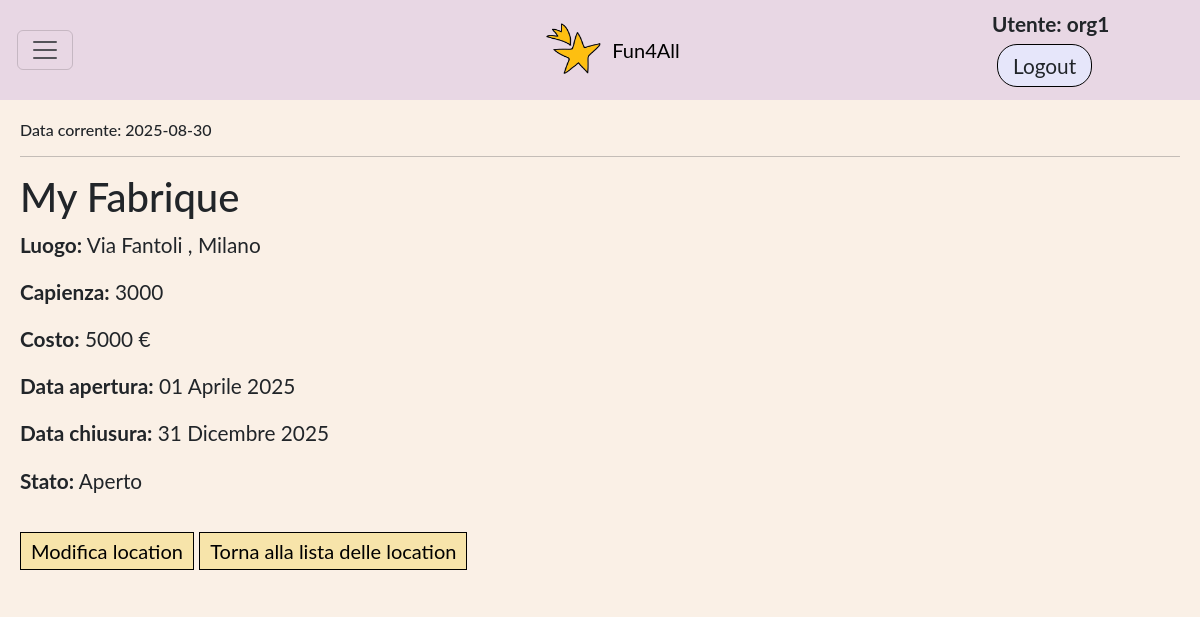
/locations/3 (signed in), run on an earlier commit of the app's database.
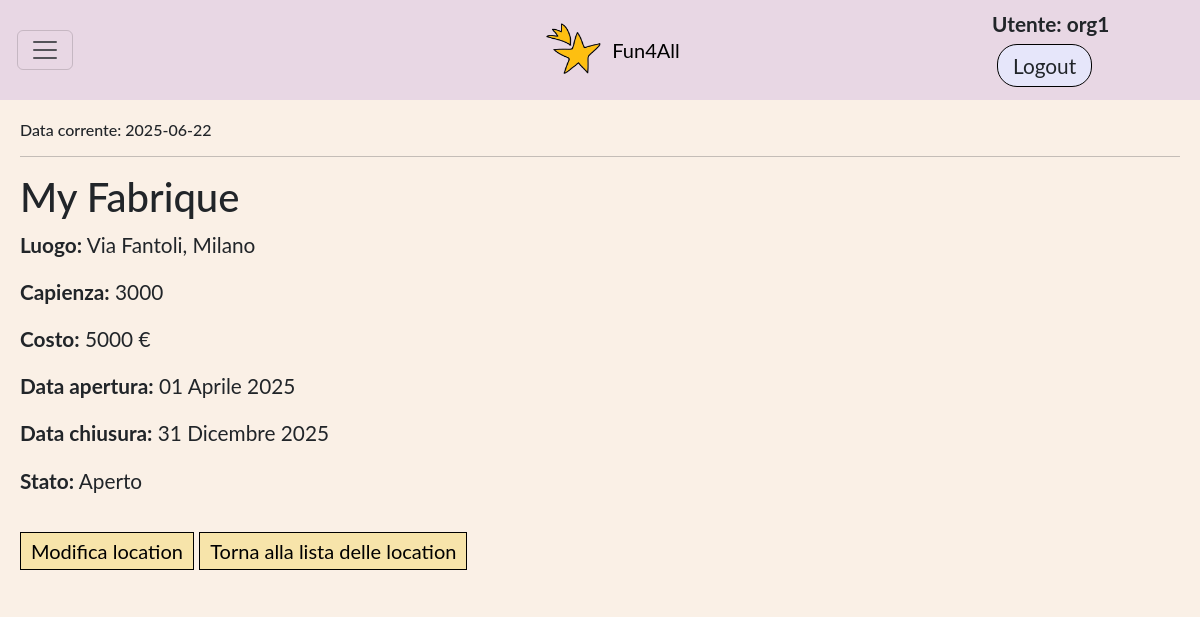
And on a later commit of the database.
### app_fun4all/models.py (models this page shows, shortened)
class DataFittizia(models.Model):
    data_fittizia = models.DateField(validators=[valida_data_2025])
    admin = models.ForeignKey(User, on_delete=models.SET_NULL, null=True, blank=True)
    def __str__(self):
        return f"Data corrente: {self.data_fittizia}"
    class Meta:
        verbose_name_plural = 'Data Fittizia'
        permissions = (('can_manage_data_fittizia', 'Can manage Data Fittizia'),)

class Location(models.Model):
    nome = models.CharField(max_length=50)
    proprietario = models.ForeignKey(User, on_delete=models.SET_NULL, null=True, blank=True, related_name='locations' )
    luogo = models.CharField(max_length=100)
    capienza = models.PositiveIntegerField(validators=[MinValueValidator(1)])
    costo = models.PositiveIntegerField()
    data_apertura = models.DateField(validators=[valida_data_2025])
    data_chiusura = models.DateField(validators=[valida_data_2025])
    data_corrente = models.ForeignKey(DataFittizia, on_delete=models.PROTECT, null=True, blank=True, related_name='locations')
    Stato =[
        ('A', 'Attivo'),
        ('I', 'Inattivo'),
    ]
    stato = models.CharField(max_length=1, choices=Stato, default='A') #choices genera get_stato_display() che restituisce la descrizione dello stato
    class Meta:
        verbose_name_plural = 'Locations'
        permissions = (('can_manage_location', 'Can manage location'),)

### app_fun4all/views.py (the view)
# urls.py: path('locations/<int:pk>', views.LocationDetailView.as_view(), name='location-detail'),
class LocationDetailView(LoginRequiredMixin,PermissionRequiredMixin, generic.DetailView): #CBV per i dettagli di una location
    login_url = '/accounts/login/'
    model = Location
    permission_required = 'app_fun4all.can_manage_location'
    raise_exception = True

### app_fun4all/views.py (called while the page is built)
def data_corrente(request): #FBV che restituisce la data fittizia
    return { 'data_corrente': DataFittizia.objects.first() }

### app_fun4all/templates/app_fun4all/location_detail.html
{%extends 'base_generic.html'%}
{% block content %}
  <h1>{{ location.nome }}</h1>
  <p><strong>Luogo:</strong> {{ location.luogo }}</p>
  <p><strong>Capienza:</strong> {{ location.capienza }}</p>
  <p><strong>Costo:</strong> {{ location.costo }} € </p>
  {% if location.stato == 'A' %}
    <p><strong>Data apertura:</strong> {{ location.data_apertura }}</p>
    <p><strong>Data chiusura:</strong> {{ location.data_chiusura }}</p>
    <p><strong>Stato:</strong> Aperto</p>
  {% else %}
    <p><strong>Stato:</strong> Chiuso</p>
  {% endif %}
  {% if perms.app_fun4all.can_manage_location %}
    <a class = "btn-link" href="{% url 'modify-location' location.pk %}">Modifica location</a>
    <a class = "btn-link" href="{% url 'locations' %}">Torna alla lista delle location</a>
  {% endif %}
{% endblock %}

### app_fun4all/templates/base_generic.html (shortened to what this page needs)
<!DOCTYPE html>
<html lang="en">
<head>
    {% load static %}
    <link rel="stylesheet" href="https://cdn.jsdelivr.net/npm/bootstrap@5.3.0/dist/css/bootstrap.min.css">
    <link rel="stylesheet" href="{% static 'css/style.css' %}">
    <link rel="stylesheet" href="{% static 'css/home_layout.css' %}">
</head>
<body>
    <div class="box">
        {% block sidebar %}
            <nav class="navbar" style="background-color:rgb(232, 215, 228)">
                <div class="container-fluid d-flex align-items-center">
                    <div class="col-2">
                        {% if user.is_authenticated %}
                            <button class="navbar-toggler"
                                    type="button"
                                    data-bs-toggle="collapse"
                                    data-bs-target="#funzionalita"
                                    aria-expanded="false"
                                    aria-controls="funzionalita"
                                    aria-label="Toggle navigation">
                                <span class="navbar-toggler-icon"></span>
                            </button>
                        {% endif %}
                    </div>
                    <div class="col-8 text-center">
                        <a class="navbar-brand" href="{% url 'home' %}" style="display:flex;align-items:center;justify-content:center;">
                        <img src="{% static 'images/favicon.png' %}" alt="Logo" width="60" height="54" class="d-inline-block align-text-top me-2">
                        Fun4All
                    </a>
                    </div>
                    <div class="col-2 text-end">
                        {% if user.is_authenticated %}
                        <div class="autent ">
                            <span style="margin-right: 15px; font-weight: bold;"> Utente: {{ user.get_username }}</span>
                            <form style="display:inline" method="post" action="{% url 'logout' %}?next={% url 'home' %}">
                                <button class="btn">Logout</button>
                            </form>
                        </div>
                         {% else %}
                        <div class="autent ">
                            <a class="btn" href="{% url 'resetlogin' request.path %}">Login</a>
                            <a class="btn" href="{% url 'signup' request.path %}">Signup</a>
                        </div>
                        {% endif %}
                    </div>
                </div>
            </nav>
        {% endblock %}
        <div class="contenuto-principale" id="main-content">
            <h6>{{ data_corrente }}</h6>
            <hr>
            {% block content %}{% endblock %}
        </div>
    </div>
</body>
</html>

What changed in the data, as far as the page shows it:
changed DataFittizia: data_fittizia "Data corrente: 2025-08-30" → "Data corrente: 2025-06-22"
changed Location "My Fabrique": luogo "Via Fantoli , Milano" → "Via Fantoli, Milano"
